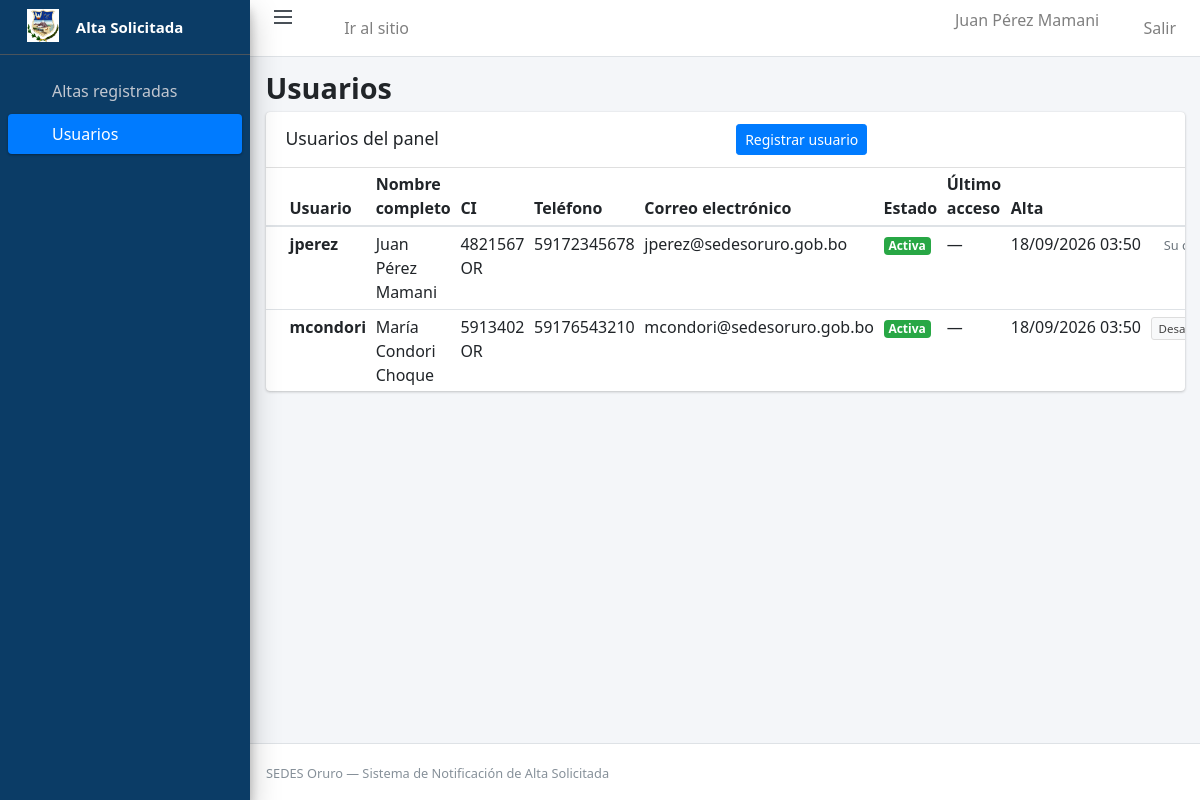
The app's page /admin/usuarios.php (signed in) with its own data.
### tables this page shows
CREATE TABLE IF NOT EXISTS usuarios (
  id INT AUTO_INCREMENT PRIMARY KEY,
  username VARCHAR(60) NOT NULL UNIQUE,
  nombre_completo VARCHAR(160) NOT NULL,
  ci VARCHAR(30) NOT NULL UNIQUE,
  telefono VARCHAR(30) NOT NULL,
  correo VARCHAR(160) NOT NULL UNIQUE,
  password_hash VARCHAR(255) NOT NULL,
  activo TINYINT(1) NOT NULL DEFAULT 1,
  ultimo_acceso DATETIME NULL,
  created_at TIMESTAMP DEFAULT CURRENT_TIMESTAMP,
  updated_at TIMESTAMP DEFAULT CURRENT_TIMESTAMP ON UPDATE CURRENT_TIMESTAMP
);

### lib/auth.php (called while the page is built, shortened)
<?php
require_once __DIR__ . '/../config.php';
function sesion_iniciar()
{
    if (session_status() === PHP_SESSION_ACTIVE) {
        return;
    }
    $seguro = (!empty($_SERVER['HTTPS']) && $_SERVER['HTTPS'] !== 'off')
        || (isset($_SERVER['HTTP_X_FORWARDED_PROTO']) && $_SERVER['HTTP_X_FORWARDED_PROTO'] === 'https');
}
function usuario_actual()
{
    return array(
        'id'              => (int) $_SESSION['usuario_id'],
        'username'        => isset($_SESSION['username']) ? $_SESSION['username'] : '',
        'nombre_completo' => isset($_SESSION['nombre_completo']) ? $_SESSION['nombre_completo'] : '',
    );
}
function hay_sesion()
{
    return usuario_actual() !== null;
}
function exigir_sesion()
{
    if (hay_sesion()) {
        return usuario_actual();
    }
    exit;
}
function ruta_base()
{
    static $base = null;
    if ($base !== null) {
        return $base;
    }
    $script = isset($_SERVER['SCRIPT_NAME']) ? $_SERVER['SCRIPT_NAME'] : '/index.php';
    $dir    = rtrim(str_replace('\\', '/', dirname($script)), '/');
    if (substr($dir, -6) === '/admin') {
        $dir = substr($dir, 0, -6);
    }
    $base = $dir === '' ? '/' : $dir . '/';
    return $base;
}
function h($texto)
{
    return htmlspecialchars((string) $texto, ENT_QUOTES | ENT_SUBSTITUTE, 'UTF-8');
}

### config.php (called while the page is built, shortened)
<?php
function cfg($clave, $porDefecto = null)
{
    return $porDefecto;
}
function db()
{
    static $pdo = null;
    $dsn = sprintf(
        'mysql:host=%s;port=%s;dbname=%s;charset=utf8mb4',
        cfg('DB_HOST', 'localhost'),
        cfg('DB_PORT', '3306'),
        cfg('DB_NAME', '')
    );
    try {
        $pdo = new PDO($dsn, cfg('DB_USER', ''), cfg('DB_PASS', ''), array(
            PDO::ATTR_ERRMODE            => PDO::ERRMODE_EXCEPTION,
            PDO::ATTR_DEFAULT_FETCH_MODE => PDO::FETCH_ASSOC,
            PDO::ATTR_EMULATE_PREPARES   => false,
        ));
    } catch (PDOException $e) {
        error_log('[altas] Error de conexion a MySQL: ' . $e->getMessage());
        throw new RuntimeException('No fue posible conectar con la base de datos.');
    }
    return $pdo;
}

### admin/usuarios.php (the view, shortened to what this page needs)
<?php
require_once __DIR__ . '/_plantilla.php';
$sesion = exigir_sesion();
$usuarios = array();
try {
    $usuarios = db()->query(
        'SELECT id, username, nombre_completo, ci, telefono, correo, activo, ultimo_acceso, created_at
         FROM usuarios ORDER BY nombre_completo'
    )->fetchAll();
} catch (Exception $e) {
    error_log('[altas] usuarios listado: ' . $e->getMessage());
    $error = 'No fue posible leer los usuarios.';
}
function fecha_legible($valor)
{
    if (!$valor) {
        return '—';
    }
    $ts = strtotime($valor);
    return $ts ? date('d/m/Y H:i', $ts) : '—';
}
admin_cabecera('Usuarios', 'usuarios');
?>
<div class="card">
  <div class="card-header d-flex align-items-center justify-content-between">
    <h3 class="card-title mb-0">Usuarios del panel</h3>
    <a href="<?= h(ruta_base()) ?>registro.php" class="btn btn-sm btn-primary">Registrar usuario</a>
  </div>
  <div class="card-body table-responsive p-0">
    <table class="table table-sm table-hover mb-0">
      <thead>
        <tr>
          <th>Usuario</th>
          <th>Nombre completo</th>
          <th>CI</th>
          <th>Teléfono</th>
          <th>Correo electrónico</th>
          <th>Estado</th>
          <th>Último acceso</th>
          <th>Alta</th>
          <th></th>
        </tr>
      </thead>
      <tbody>
        <?php foreach ($usuarios as $u): ?>
          <tr>
            <td><strong><?= h($u['username']) ?></strong></td>
            <td><?= h($u['nombre_completo']) ?></td>
            <td><?= h($u['ci']) ?></td>
            <td><?= h($u['telefono']) ?></td>
            <td><?= h($u['correo']) ?></td>
            <td>
              <?php if ((int) $u['activo'] === 1): ?>
                <span class="badge badge-success">Activa</span>
              <?php else: ?>
                <span class="badge badge-secondary">Desactivada</span>
              <?php endif; ?>
            </td>
            <td class="text-nowrap"><?= h(fecha_legible($u['ultimo_acceso'])) ?></td>
            <td class="text-nowrap"><?= h(fecha_legible($u['created_at'])) ?></td>
            <td class="text-right text-nowrap">
              <?php if ((int) $u['id'] === $sesion['id']): ?>
                <span class="text-muted small">Su cuenta</span>
              <?php else: ?>
                <form method="post" action="" class="d-inline">
                  <?php if ((int) $u['activo'] === 1): ?>
                    <button type="submit" class="btn btn-xs btn-default">Desactivar</button>
                  <?php else: ?>
                    <input type="hidden" name="activar" value="1">
                    <button type="submit" class="btn btn-xs btn-success">Activar</button>
                  <?php endif; ?>
                </form>
              <?php endif; ?>
            </td>
          </tr>
        <?php endforeach; ?>
      </tbody>
    </table>
  </div>
</div>
<?php admin_pie(); ?>

### admin/_plantilla.php (shortened to what this page needs)
<?php
require_once __DIR__ . '/../lib/auth.php';
function icono($nombre, $tamano = 18)
{
    $trazos = array(
        'panel'     => '<rect x="3" y="3" width="7" height="9" rx="1"/><rect x="14" y="3" width="7" height="5" rx="1"/>'
                     . '<rect x="14" y="12" width="7" height="9" rx="1"/><rect x="3" y="16" width="7" height="5" rx="1"/>',
        'usuarios'  => '<path d="M16 21v-2a4 4 0 0 0-4-4H6a4 4 0 0 0-4 4v2"/><circle cx="9" cy="7" r="4"/>'
                     . '<path d="M22 21v-2a4 4 0 0 0-3-3.87"/><path d="M16 3.13a4 4 0 0 1 0 7.75"/>',
        'salir'     => '<path d="M9 21H5a2 2 0 0 1-2-2V5a2 2 0 0 1 2-2h4"/><path d="M16 17l5-5-5-5"/><path d="M21 12H9"/>',
        'documento' => '<path d="M14 2H6a2 2 0 0 0-2 2v16a2 2 0 0 0 2 2h12a2 2 0 0 0 2-2V8z"/><path d="M14 2v6h6"/>',
        'subido'    => '<path d="M21 15v4a2 2 0 0 1-2 2H5a2 2 0 0 1-2-2v-4"/><path d="M17 8l-5-5-5 5"/><path d="M12 3v12"/>',
        'inicio'    => '<path d="M3 11l9-8 9 8"/><path d="M5 10v10a1 1 0 0 0 1 1h12a1 1 0 0 0 1-1V10"/>',
        'buscar'    => '<circle cx="11" cy="11" r="7"/><path d="M21 21l-4.3-4.3"/>',
    );
    $d = isset($trazos[$nombre]) ? $trazos[$nombre] : $trazos['documento'];
    return '<svg class="icono" width="' . (int) $tamano . '" height="' . (int) $tamano . '" viewBox="0 0 24 24" '
         . 'fill="none" stroke="currentColor" stroke-width="1.8" stroke-linecap="round" stroke-linejoin="round" '
         . 'aria-hidden="true">' . $d . '</svg>';
}
function admin_cabecera($titulo, $seccion = 'panel')
{
    $usuario = usuario_actual();
    $base    = ruta_base();
    $menu    = array(
        'panel'    => array('Altas registradas', 'index.php',    'panel'),
        'usuarios' => array('Usuarios',          'usuarios.php', 'usuarios'),
    );
    ?>
<!DOCTYPE html>
<html lang="es">
<head>
<link rel="stylesheet" href="<?= h($base) ?>assets/vendor/adminlte.min.css">
<link rel="stylesheet" href="<?= h($base) ?>assets/admin.css?v=1">
</head>
<body class="hold-transition sidebar-mini layout-fixed">
<div class="wrapper">
  <nav class="main-header navbar navbar-expand navbar-white navbar-light">
    <ul class="navbar-nav">
      <li class="nav-item">
        <a class="nav-link" data-widget="pushmenu" href="#" role="button" aria-label="Mostrar u ocultar el menú">
          <span class="hamburguesa"></span>
        </a>
      </li>
      <li class="nav-item d-none d-sm-inline-block">
        <a href="<?= h($base) ?>index.html" class="nav-link"><?= icono('inicio', 16) ?> Ir al sitio</a>
      </li>
    </ul>
    <ul class="navbar-nav ml-auto">
      <li class="nav-item">
        <span class="navbar-text mr-2 d-none d-sm-inline">
          <?= h($usuario ? $usuario['nombre_completo'] : '') ?>
        </span>
      </li>
      <li class="nav-item">
        <a href="<?= h($base) ?>salir.php" class="nav-link" title="Cerrar sesión">
          <?= icono('salir', 16) ?> <span class="d-none d-sm-inline">Salir</span>
        </a>
      </li>
    </ul>
  </nav>
  <aside class="main-sidebar sidebar-dark-primary elevation-4">
    <a href="index.php" class="brand-link">
      <img src="<?= h($base) ?>assets/membrete.png" alt="" class="brand-image">
      <span class="brand-text">Alta Solicitada</span>
    </a>
    <div class="sidebar">
      <nav class="mt-3">
        <ul class="nav nav-pills nav-sidebar flex-column" data-widget="treeview" role="menu">
          <?php foreach ($menu as $clave => $entrada): ?>
            <li class="nav-item">
              <a href="<?= h($entrada[1]) ?>" class="nav-link<?= $clave === $seccion ? ' active' : '' ?>">
                <?= icono($entrada[2]) ?>
                <p><?= h($entrada[0]) ?></p>
              </a>
            </li>
          <?php endforeach; ?>
        </ul>
      </nav>
    </div>
  </aside>
  <div class="content-wrapper">
    <div class="content-header">
      <div class="container-fluid">
        <h1 class="titulo-pagina"><?= h($titulo) ?></h1>
      </div>
    </div>
    <section class="content">
      <div class="container-fluid">
<?php
}
function admin_pie($scripts = array())
{
    ?>
      </div>
    </section>
  </div>
  <footer class="main-footer">
    <small>SEDES Oruro — Sistema de Notificación de Alta Solicitada</small>
  </footer>
</div>
</body>
</html>
<?php
}

### assets/admin.css (style rules this page uses)
:root { --azul-sedes: #0f4c81; }
body { font-family: "Segoe UI", Roboto, "Helvetica Neue", Arial, sans-serif; }
.brand-link { display: flex; align-items: center; gap: 9px; padding: 12px 14px; }
.brand-image { width: 30px; height: auto; opacity: 1; margin: 0; }
.brand-text { font-size: 15px; font-weight: 600; }
.sidebar-dark-primary { background-color: #0b3c66; }
.nav-sidebar .nav-link { display: flex; align-items: center; gap: 10px; }
.nav-sidebar .nav-link p { margin: 0; }
.nav-sidebar .nav-link.active { background-color: var(--azul-sedes); }
.icono { flex: 0 0 auto; vertical-align: -3px; }
.hamburguesa { display: block; width: 18px; height: 2px; background: #495057; position: relative; }
.hamburguesa::before, .hamburguesa::after { content: ""; position: absolute; left: 0; width: 18px; height: 2px; background: #495057; }
.hamburguesa::before { top: -6px; }
.hamburguesa::after { top: 6px; }
.titulo-pagina { font-size: 20px; font-weight: 600; margin: 0; }
.content-header { padding: 14px 0.5rem 6px; }
.btn-xs { padding: 2px 7px; font-size: 11.5px; line-height: 1.5; border-radius: 3px; }

### records on screen
usuarios: nombre_completo "Juan Pérez Mamani", username "jperez", ci "4821567 OR", telefono "59172345678", correo "jperez@sedesoruro.gob.bo", activo "Activa", ultimo_acceso "—", created_at "18/09/2026 03:50", shows "Su…"
usuarios: username "mcondori", nombre_completo "María Condori Choque", ci "5913402 OR", telefono "59176543210", correo "mcondori@sedesoruro.gob.bo", activo "Activa", ultimo_acceso "—", created_at "18/09/2026 03:50"

### other values on screen
$entrada[0] "Altas registradas"
$entrada[0] "Usuarios"
$titulo "Usuarios"
